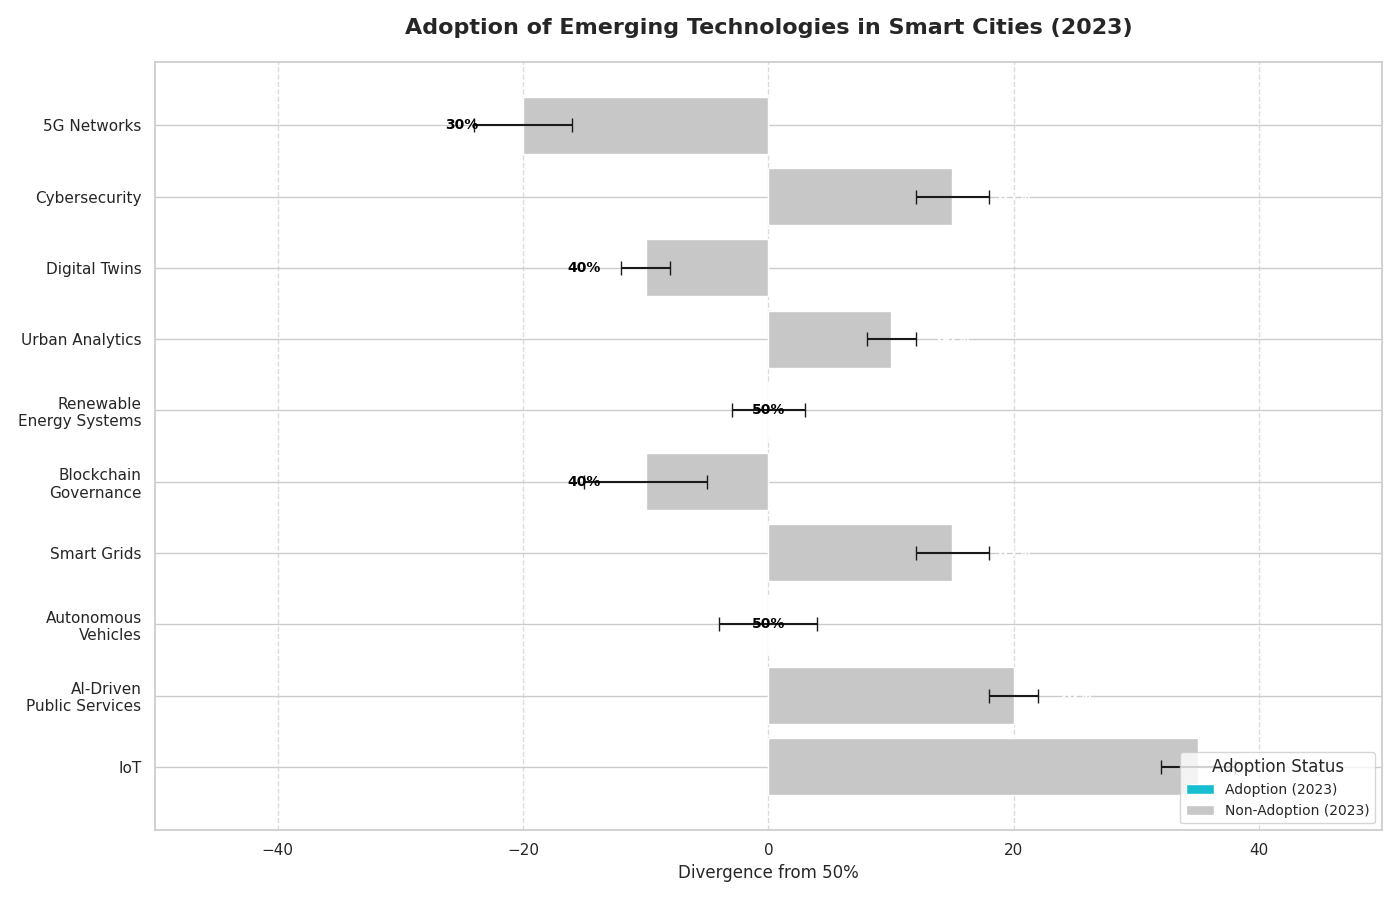

Write the Python code that produced this figure.
import matplotlib.pyplot as plt
import numpy as np

technologies = [
    'IoT', 'AI-Driven\nPublic Services', 'Autonomous\nVehicles',
    'Smart Grids', 'Blockchain\nGovernance', 'Renewable\nEnergy Systems',
    'Urban Analytics', 'Digital Twins', 'Cybersecurity', '5G Networks'
]

adoption_rates_2023 = np.array([85, 70, 50, 65, 40, 50, 60, 40, 65, 30])
non_adoption_rates_2023 = 100 - adoption_rates_2023
error = np.array([3, 2, 4, 3, 5, 3, 2, 2, 3, 4])

colors = ['#1f77b4', '#ff7f0e', '#2ca02c', '#d62728', '#9467bd', 
          '#8c564b', '#e377c2', '#7f7f7f', '#bcbd22', '#17becf']

# Shuffle colors
colors = colors[::-1]  # Here, as a simple shuffle, we reverse the list of colors

fig, ax = plt.subplots(figsize=(14, 9))

# Plot adoption rates diverging positively from the central axis
adopt_bars = ax.barh(technologies, adoption_rates_2023 - 50, xerr=error, color=colors, label='Adoption (2023)', capsize=5)

# Plot non-adoption rates diverging negatively from the central axis
non_adopt_bars = ax.barh(technologies, -(non_adoption_rates_2023 - 50), color='#c7c7c7', label='Non-Adoption (2023)')

for i, (adopt, non_adopt) in enumerate(zip(adoption_rates_2023, non_adoption_rates_2023)):
    adopt_label_position = (adopt - 50) + (np.sign((adopt - 50)) * 5)
    ax.text(adopt_label_position, i, f'{adopt}%', ha='center', va='center', color='white' if adopt > 50 else 'black', fontsize=10, weight='bold')

ax.set_title('Adoption of Emerging Technologies in Smart Cities (2023)', fontsize=16, fontweight='bold', pad=20)
ax.set_xlabel('Divergence from 50%', fontsize=12)
ax.set_xlim(-50, 50)
ax.xaxis.grid(True, linestyle='--', alpha=0.7)
ax.yaxis.set_tick_params(rotation=0)
ax.legend(loc='lower right', fontsize=10, title='Adoption Status')

plt.tight_layout()
plt.show()
